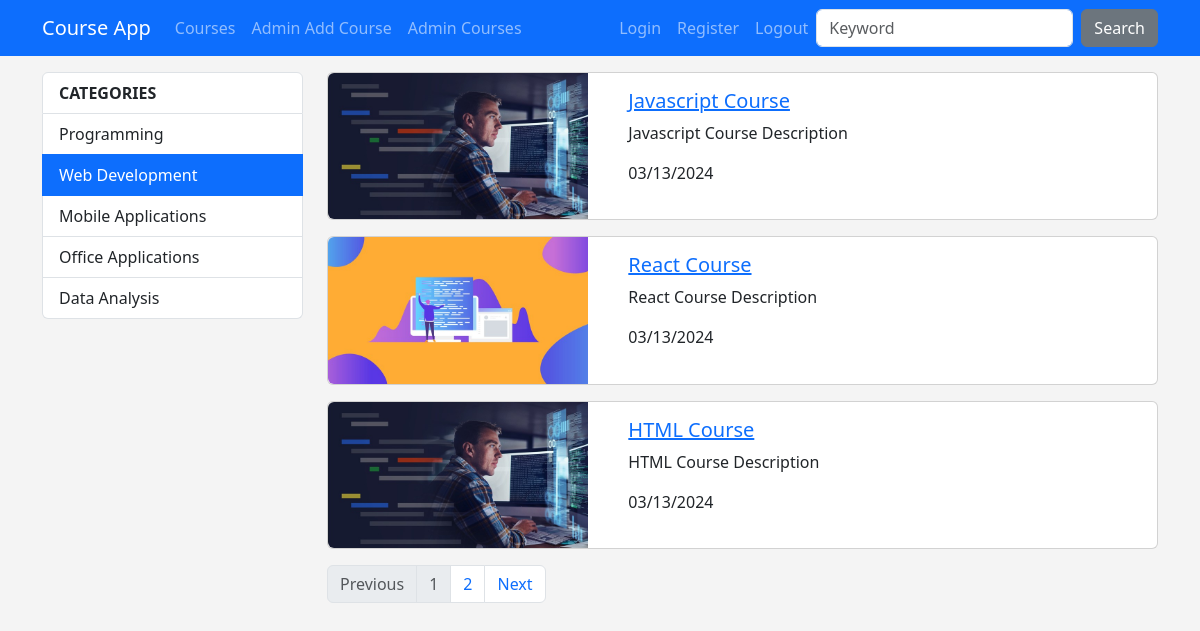
Before: /courses/category/web-development with the older database file.
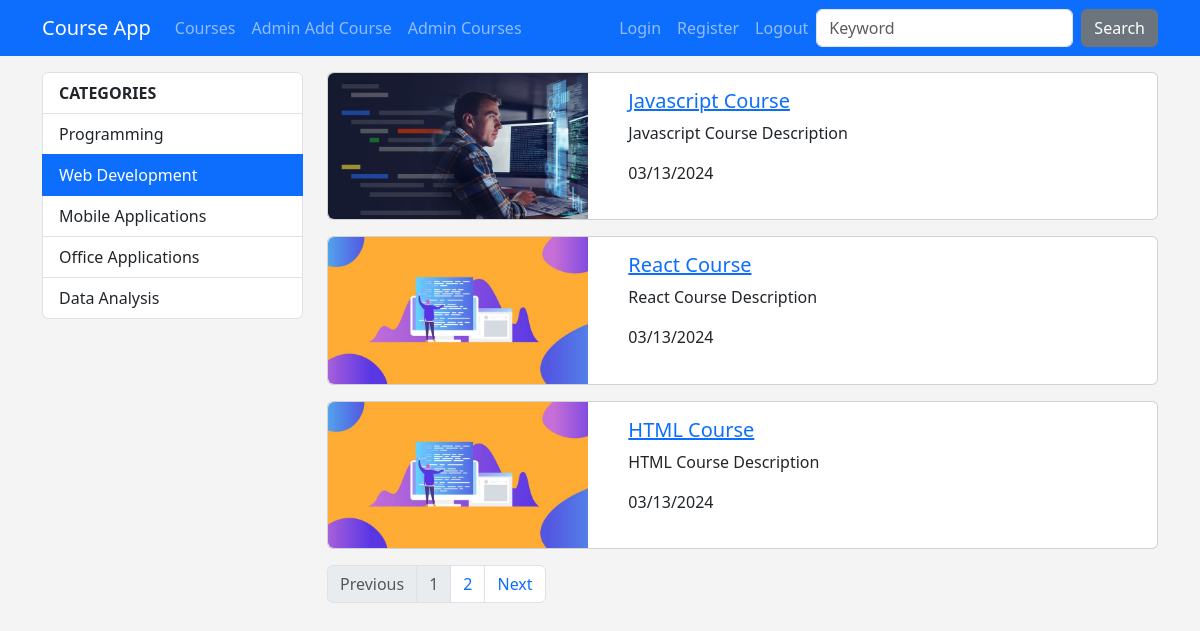
After: the same page with the newer database file.
### courses/models.py (models this page shows, shortened)
class Course(models.Model):
    title = models.CharField(max_length=50)
    description = models.TextField()
    image = models.ImageField(upload_to="images", default="")
    date = models.DateField(auto_now=True)
    isActive = models.BooleanField(default=False)
    isHome = models.BooleanField(default=False)
    slug = models.SlugField(default="",blank=True, null=False, unique=True, db_index=True)
    categories = models.ManyToManyField(Category)

### courses/views.py (the view)
# urls.py: path('category/<slug:slug>', views.getCoursesByCategoryName, name='courses_by_category'),
def getCoursesByCategoryName(request, slug):
    courses = Course.objects.filter(categories__slug=slug, isActive=True).order_by("date")
    categories = Category.objects.all()
    paginator = Paginator(courses, 3)
    page = request.GET.get('page',1)
    page_obj = paginator.page(page)
    return render(request, 'courses/list.html', {'categories': categories, 'page_obj': page_obj, 'selectedCategory': slug})

### courses/templates/courses/list.html (shortened to what this page needs)
{% extends "layout.html" %}
{% load static %}
{% block css_files %}
    <link rel="stylesheet" href="{% static "courses/css/style.css" %}">
{% endblock %}
{% block content %}
    <section>
        <div class="container mt-3">
            <div class="row">
                <div class="col-3">
                    {% include "courses/partials/_categories.html" %}
                </div>
                <div class="col-9">
                    {% for course in page_obj.object_list %}
                        {% include "courses/partials/_course.html" %}
                    {% endfor %}
                    {% include "courses/partials/_pagination.html" %}
                </div>
            </div>
        </div>
    </section>
{% endblock content %}

### courses/templates/courses/partials/_course.html
{% load static %}
<div class="card mb-3">
    <div class="row">
        <div class="col-4">
            <img class="img-fluid rounded-start" src="{{ course.image.url }}" alt="course.title">
        </div>
        <div class="col-8">
            <div class="card-body">
                <h5 class="card-title">
                    <a href="{% url "course_details" course.slug %}">
                        {{ course.title }}
                    </a>
                </h5>
                <p class="card-text">{{ course.description|truncatechars:50 }}</p>
                <p>{{ course.date|date:'SHORT_DATE_FORMAT' }}</p>
            </div>
        </div>
    </div>
</div>

Changed rows visible on the page:
changed Course "HTML Course": image: a different picture
